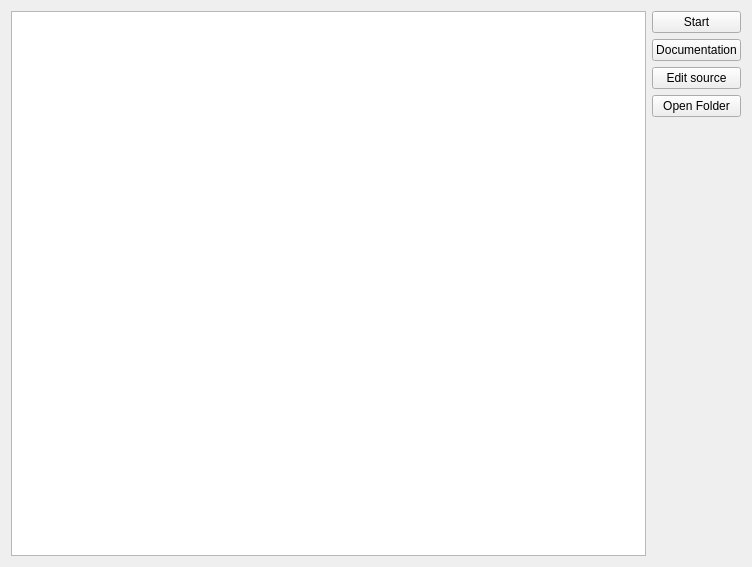
<?xml version="1.0" encoding="UTF-8"?>
<ui version="4.0">
 <class>Form</class>
 <widget class="QWidget" name="Form">
  <property name="geometry">
   <rect>
    <x>0</x>
    <y>0</y>
    <width>752</width>
    <height>567</height>
   </rect>
  </property>
  <property name="windowTitle">
   <string>Form</string>
  </property>
  <layout class="QGridLayout" name="gridLayout_2">
   <item row="0" column="0">
    <layout class="QGridLayout" name="gridLayout">
     <item row="4" column="1">
      <spacer name="verticalSpacer">
       <property name="orientation">
        <enum>Qt::Vertical</enum>
       </property>
       <property name="sizeHint" stdset="0">
        <size>
         <width>20</width>
         <height>40</height>
        </size>
       </property>
      </spacer>
     </item>
     <item row="3" column="1">
      <widget class="QPushButton" name="buttonOpen">
       <property name="text">
        <string>Open Folder</string>
       </property>
      </widget>
     </item>
     <item row="0" column="1">
      <widget class="QPushButton" name="buttonStart">
       <property name="text">
        <string>Start</string>
       </property>
      </widget>
     </item>
     <item row="1" column="1">
      <widget class="QPushButton" name="buttonDocu">
       <property name="text">
        <string>Documentation</string>
       </property>
      </widget>
     </item>
     <item row="2" column="1">
      <widget class="QPushButton" name="buttonEdit">
       <property name="text">
        <string>Edit source</string>
       </property>
      </widget>
     </item>
     <item row="0" column="0" rowspan="5">
      <widget class="QTreeView" name="treeView"/>
     </item>
    </layout>
   </item>
  </layout>
 </widget>
 <resources/>
 <connections/>
</ui>
